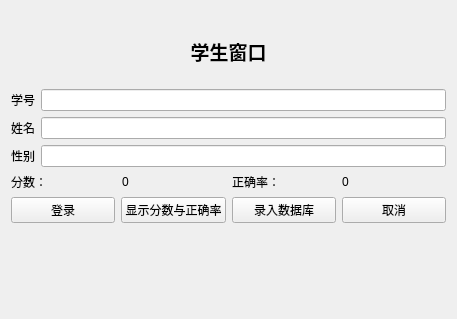
<?xml version="1.0" encoding="UTF-8"?>
<ui version="4.0">
 <class>student</class>
 <widget class="QWidget" name="student">
  <property name="geometry">
   <rect>
    <x>0</x>
    <y>0</y>
    <width>457</width>
    <height>319</height>
   </rect>
  </property>
  <property name="windowTitle">
   <string>Form</string>
  </property>
  <widget class="QWidget" name="">
   <property name="geometry">
    <rect>
     <x>11</x>
     <y>21</y>
     <width>435</width>
     <height>202</height>
    </rect>
   </property>
   <layout class="QVBoxLayout" name="verticalLayout_2">
    <item>
     <widget class="QLabel" name="label_4">
      <property name="text">
       <string>&lt;html&gt;&lt;head/&gt;&lt;body&gt;&lt;p align=&quot;center&quot;&gt;&lt;span style=&quot; font-size:14pt; font-weight:700;&quot;&gt;学生窗口&lt;/span&gt;&lt;/p&gt;&lt;/body&gt;&lt;/html&gt;</string>
      </property>
     </widget>
    </item>
    <item>
     <layout class="QVBoxLayout" name="verticalLayout">
      <item>
       <layout class="QHBoxLayout" name="horizontalLayout_5">
        <item>
         <widget class="QLabel" name="label">
          <property name="text">
           <string>学号</string>
          </property>
         </widget>
        </item>
        <item>
         <widget class="QLineEdit" name="idlineEdit"/>
        </item>
       </layout>
      </item>
      <item>
       <layout class="QHBoxLayout" name="horizontalLayout_6">
        <item>
         <widget class="QLabel" name="label_2">
          <property name="text">
           <string>姓名</string>
          </property>
         </widget>
        </item>
        <item>
         <widget class="QLineEdit" name="namelineEdit"/>
        </item>
       </layout>
      </item>
      <item>
       <layout class="QHBoxLayout" name="horizontalLayout_7">
        <item>
         <widget class="QLabel" name="label_3">
          <property name="text">
           <string>性别</string>
          </property>
         </widget>
        </item>
        <item>
         <widget class="QLineEdit" name="sexlineEdit"/>
        </item>
       </layout>
      </item>
      <item>
       <layout class="QHBoxLayout" name="horizontalLayout_3">
        <item>
         <layout class="QHBoxLayout" name="horizontalLayout">
          <item>
           <widget class="QLabel" name="label_6">
            <property name="text">
             <string>分数：</string>
            </property>
           </widget>
          </item>
          <item>
           <widget class="QLabel" name="scorelabel">
            <property name="text">
             <string>0</string>
            </property>
           </widget>
          </item>
         </layout>
        </item>
        <item>
         <layout class="QHBoxLayout" name="horizontalLayout_2">
          <item>
           <widget class="QLabel" name="label_5">
            <property name="text">
             <string>正确率：</string>
            </property>
           </widget>
          </item>
          <item>
           <widget class="QLabel" name="ratelabel">
            <property name="text">
             <string>0</string>
            </property>
           </widget>
          </item>
         </layout>
        </item>
       </layout>
      </item>
      <item>
       <layout class="QHBoxLayout" name="horizontalLayout_4">
        <item>
         <widget class="QPushButton" name="getButton">
          <property name="text">
           <string>登录</string>
          </property>
         </widget>
        </item>
        <item>
         <widget class="QPushButton" name="pushButton_2">
          <property name="text">
           <string>显示分数与正确率</string>
          </property>
         </widget>
        </item>
        <item>
         <widget class="QPushButton" name="pushButton">
          <property name="text">
           <string>录入数据库</string>
          </property>
         </widget>
        </item>
        <item>
         <widget class="QPushButton" name="cancelButton">
          <property name="text">
           <string>取消</string>
          </property>
         </widget>
        </item>
       </layout>
      </item>
     </layout>
    </item>
   </layout>
  </widget>
 </widget>
 <resources/>
 <connections/>
</ui>
